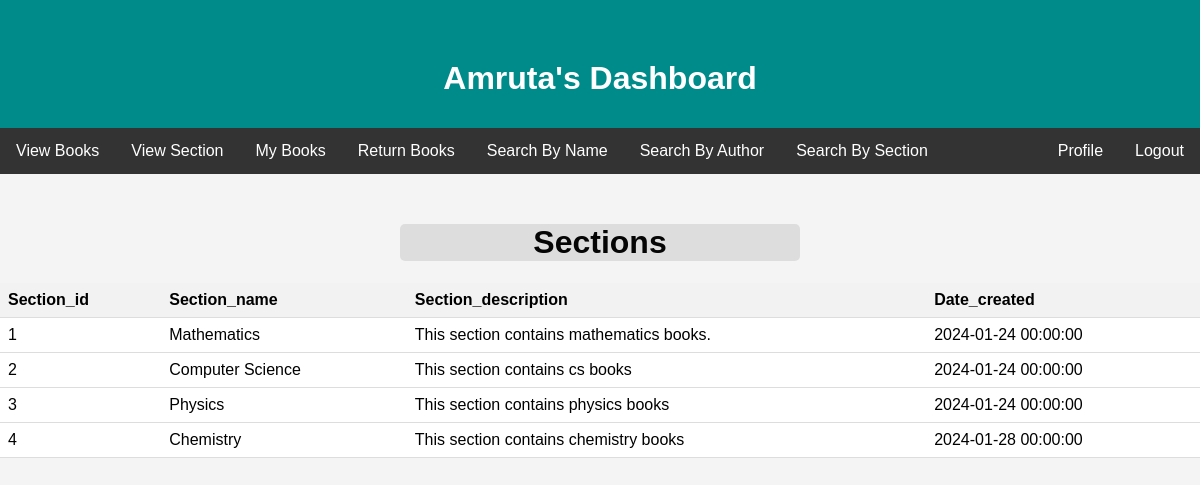
/view_section_user (signed in), run on an earlier commit of the app's database.
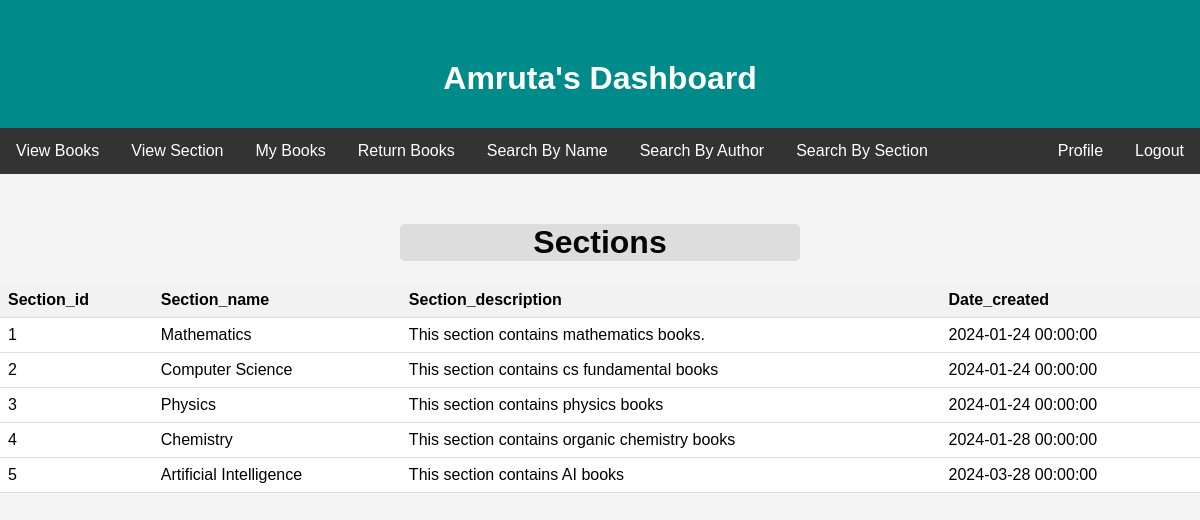
And on a later commit of the database.
### application/models.py (models this page shows, shortened)
class Section(db.Model):
    section_id = db.Column(db.Integer, primary_key=True, autoincrement=True)
    name = db.Column(db.String(80), unique=True, nullable=False)
    description = db.Column(db.String(120), unique=True, nullable=False)
    date_created = db.Column(db.DateTime, nullable=False)

### application/routes.py (the view)
@app.route('/view_section_user',methods=['GET','POST'])
def view_section_user():
    if not session.get('user'):
        return redirect(url_for('login'))
    if session.get('user')['role'] != 'customer':
        return redirect(url_for('login'))
    return render_template('view_section_user.html',sections=Section.query.all())

### templates/view_section_user.html (shortened to what this page needs)
<!DOCTYPE html>
<html lang="en">
<head>
</head>
<body>
    <table>
        <header>
            <h1>{{session['user']['name']}}'s Dashboard</h1>
        </header>
        <nav>
            <a href="/Books">View Books</a>
            <a href="/view_section_user">View Section</a>
            <a href="/MyBooks">My Books</a>
            <a href="/return_book">Return Books</a>
            <a href="/search">Search By Name</a>
            <a href="/searchByAuthor">Search By Author</a>
            <a href="/searchBySection">Search By Section</a>
            <div style="float:right"><a href="/logout">Logout</a></div>
            <div style="float:right"><a href="/user_stats">Profile</a></div>
        </nav>
        <h1 class="heading">Sections</h1>
        <tr>
        <th>Section_id</th>
        <th>Section_name</th>
        <th>Section_description</th>
        <th>Date_created</th>
        </tr>
        {% for section in sections %}
        <tr>
            <td>{{section['section_id']}}</td>
            <td>{{section['name']}}</td>
            <td>{{section['description']}}</td>
            <td>{{section['date_created']}}</td>
        </tr>
        {% endfor %}
    </table>
</body>
</html>

What changed in the data, as far as the page shows it:
changed Section "Computer Science": description "This section contains cs books" → "This section contains cs fundamental books"
changed Section "Chemistry": description "This section contains chemistry books" → "This section contains organic chemistry books"
added Section: section_id "5", name "Artificial Intelligence", description "This section contains AI books", date_created "2024-03-28 00:00:00"
